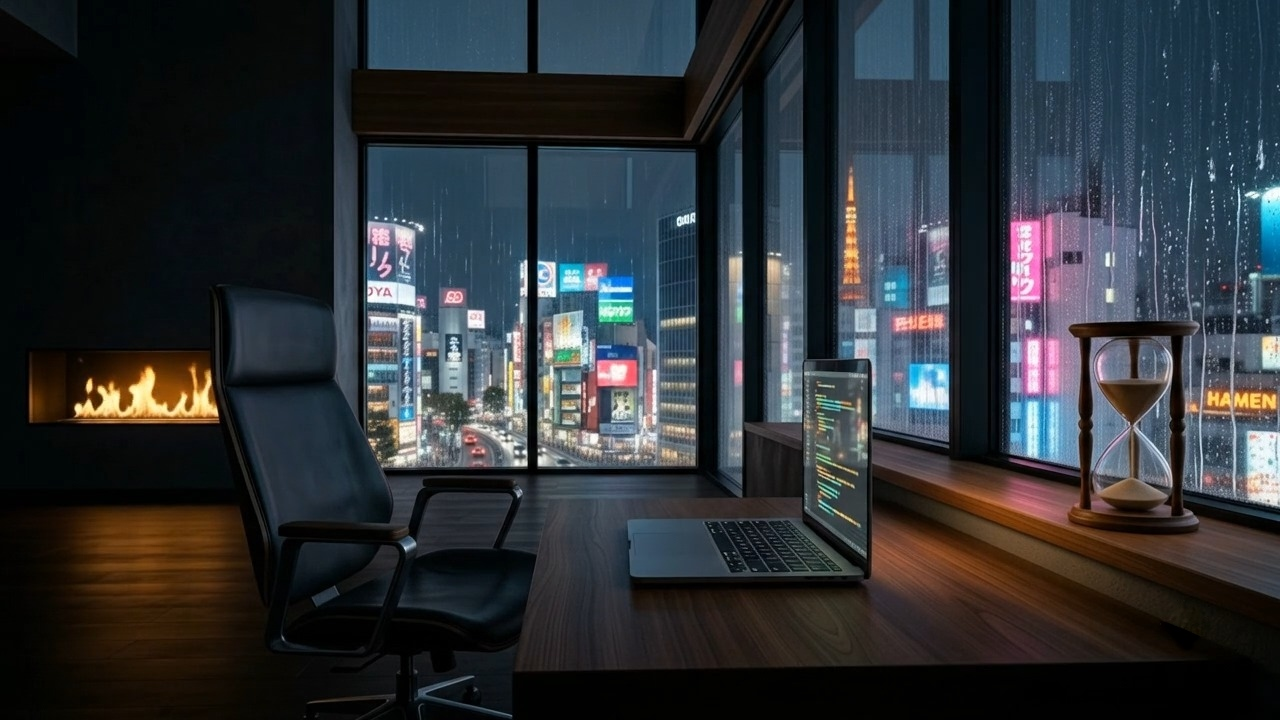
#> input picture stillwave/assets/focus-5010-source.jpg, 1280 x 720 px
$ python focus-5010-thumb.py
#> lines starting #> are read from the running program, lines starting #| are printed output that depends on the picture
#!/usr/bin/env python3
"""
Pomodoro 50/10 — Focus Session thumbnail (16:9, 1280x720).
Text lower-left (figure-8 rule), GOLD #E4C46C (locked Pomodoro exception),
Liberation Serif Bold. Two lines: FOCUS SESSION / 50/10 - 2H.

Source: focus-5010-source.jpg (penthouse + laptop + hourglass + fireplace)
Output: focus-5010-thumb.jpg (1280x720, JPEG q92)
"""

from pathlib import Path
from PIL import Image, ImageDraw, ImageFont

HERE = Path(__file__).parent
SRC  = HERE / "focus-5010-source.jpg"
OUT  = HERE / "focus-5010-thumb.jpg"

W, H = 1280, 720
GOLD = (228, 196, 108)           # #E4C46C — locked Pomodoro gold
FONT = "/usr/share/fonts/truetype/liberation/LiberationSerif-Bold.ttf"

LINE1 = "FOCUS SESSION"
SIZE1 = 84
LINE2 = "50/10 - 2H"
SIZE2 = 56

X = 56
Y1 = 528
Y2 = 632
SPACING = 4


def track(d, xy, text, font, fill, spacing):
    x, y = xy
    for ch in text:
        bb = font.getbbox(ch)
        d.text((x - bb[0], y), ch, font=font, fill=fill)
        x += (bb[2] - bb[0]) + spacing


def main():
    if not SRC.exists():
        raise SystemExit(f"Source not found: {SRC}")

    bg = Image.open(SRC).convert("RGB")
#> bg is the input picture: PIL image 1280x720 RGB; mean R, G, B 46.1, 50.1, 54.1
    if bg.size != (W, H):
        bg = bg.resize((W, H), Image.LANCZOS)

    d = ImageDraw.Draw(bg)
    f1 = ImageFont.truetype(FONT, SIZE1)
    f2 = ImageFont.truetype(FONT, SIZE2)

    track(d, (X, Y1), LINE1, f1, GOLD, SPACING)
    track(d, (X, Y2), LINE2, f2, GOLD, SPACING + 2)

    bg.save(OUT, "JPEG", quality=92, optimize=True, progressive=True)
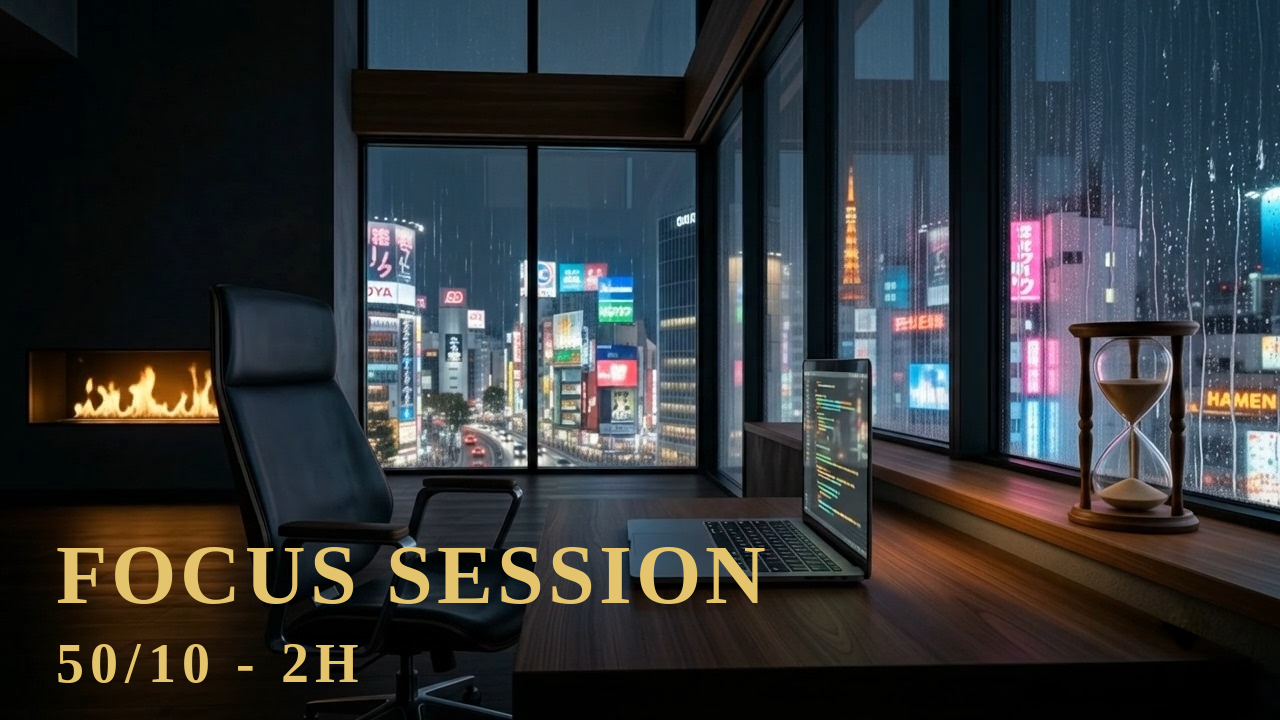
#> saved as focus-5010-thumb.jpg: PIL image 1280x720 RGB; mean R, G, B 49.7, 53.2, 55.6
    print(f"Saved → {OUT}  ({OUT.stat().st_size // 1024} KB)")


if __name__ == "__main__":
    main()

$ run again, with stillwave/assets/fudoshin-shorts-fr2.jpg copied over stillwave/assets/focus-5010-source.jpg
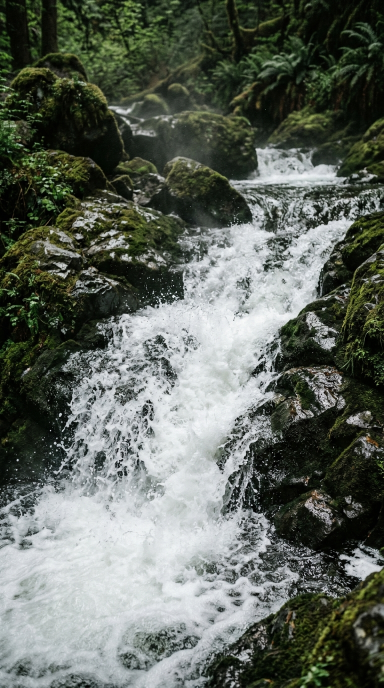
#> input picture stillwave/assets/fudoshin-shorts-fr2.jpg, 768 x 1376 px (shown at 1/2 size)
#> in main, bg is the input picture: PIL image 768x1376 RGB; mean R, G, B 95.6, 102.1, 93.6
#> in main, `bg = bg.resize((W, H), Image.LANCZOS)`:
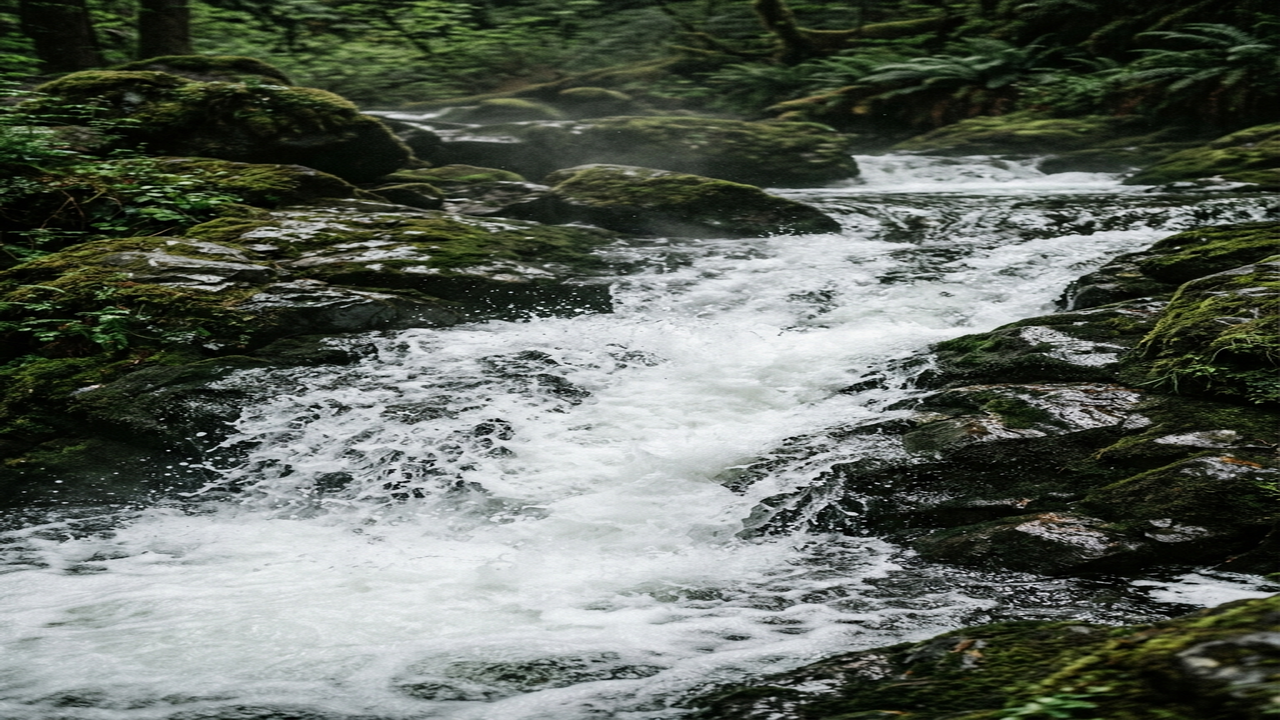
#> bg: PIL image 1280x720 RGB; mean R, G, B 95.7, 102.1, 93.6
#> in main, `bg.save(OUT, "JPEG", quality=92, optimize=True, progressive=True)`:
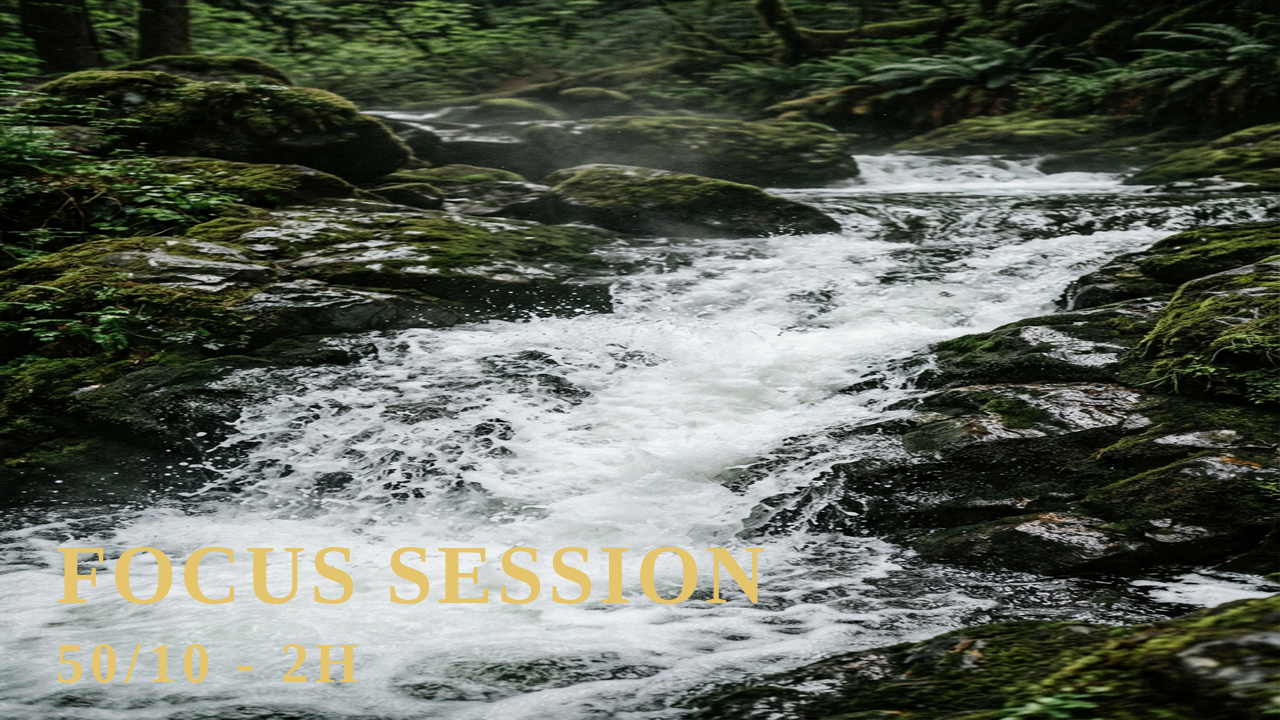
#> saved as focus-5010-thumb.jpg: PIL image 1280x720 RGB; mean R, G, B 96.1, 101.8, 91.7

$ run again, with stillwave/assets/fujin-1h-source.jpg copied over stillwave/assets/focus-5010-source.jpg
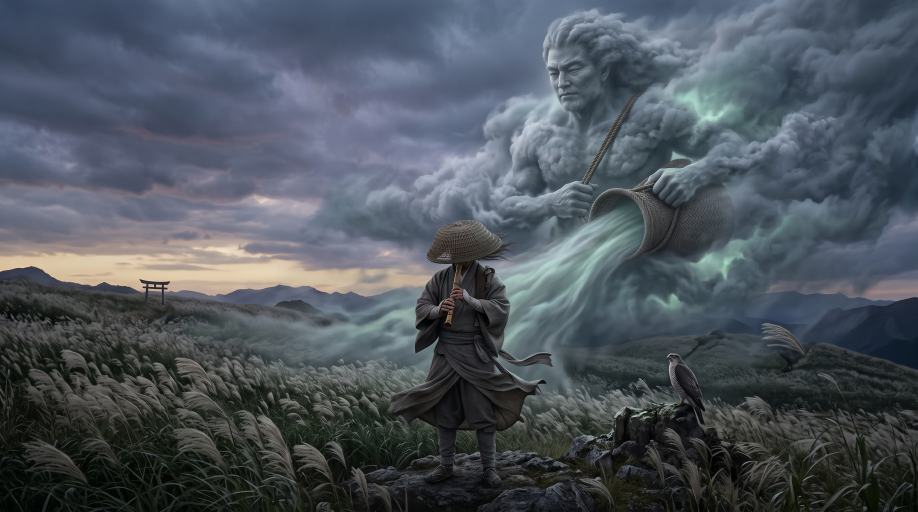
#> input picture stillwave/assets/fujin-1h-source.jpg, 2752 x 1536 px (shown at 1/3 size)
#> in main, bg is the input picture: PIL image 2752x1536 RGB; mean R, G, B 77.8, 85.2, 93.4
#> in main, `bg = bg.resize((W, H), Image.LANCZOS)`:
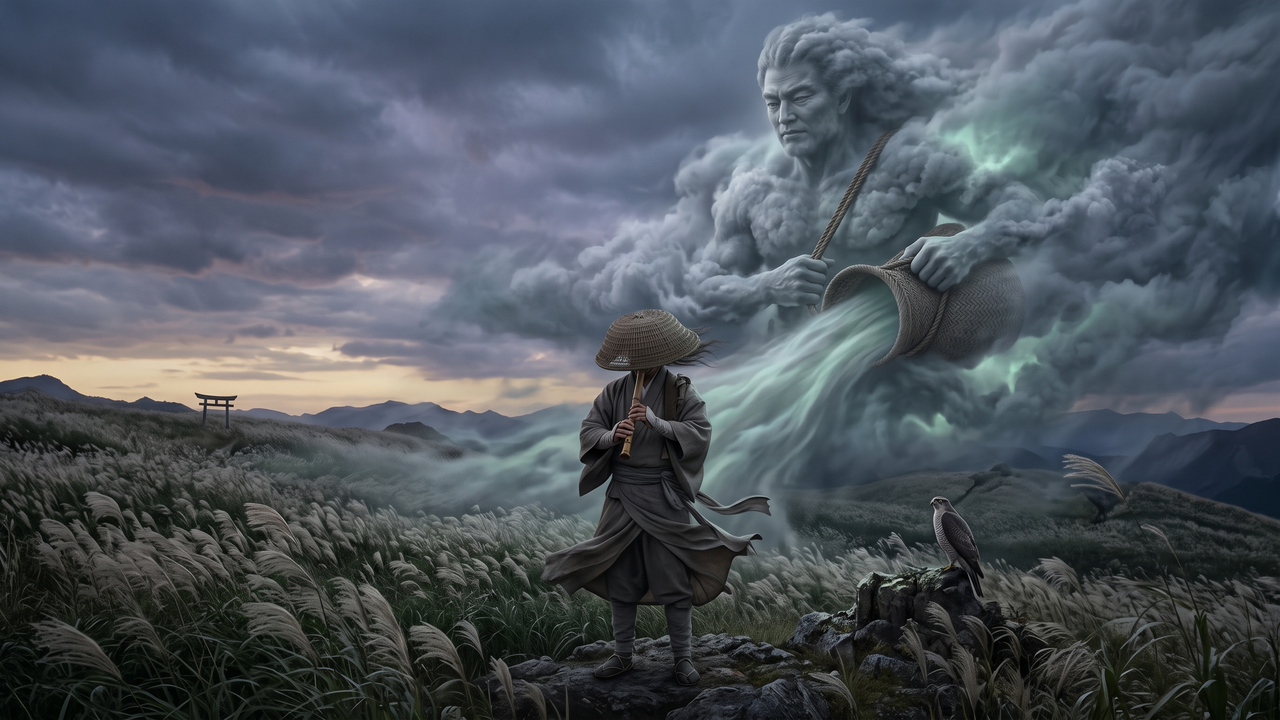
#> bg: PIL image 1280x720 RGB; mean R, G, B 77.8, 85.2, 93.4
#> in main, `bg.save(OUT, "JPEG", quality=92, optimize=True, progressive=True)`:
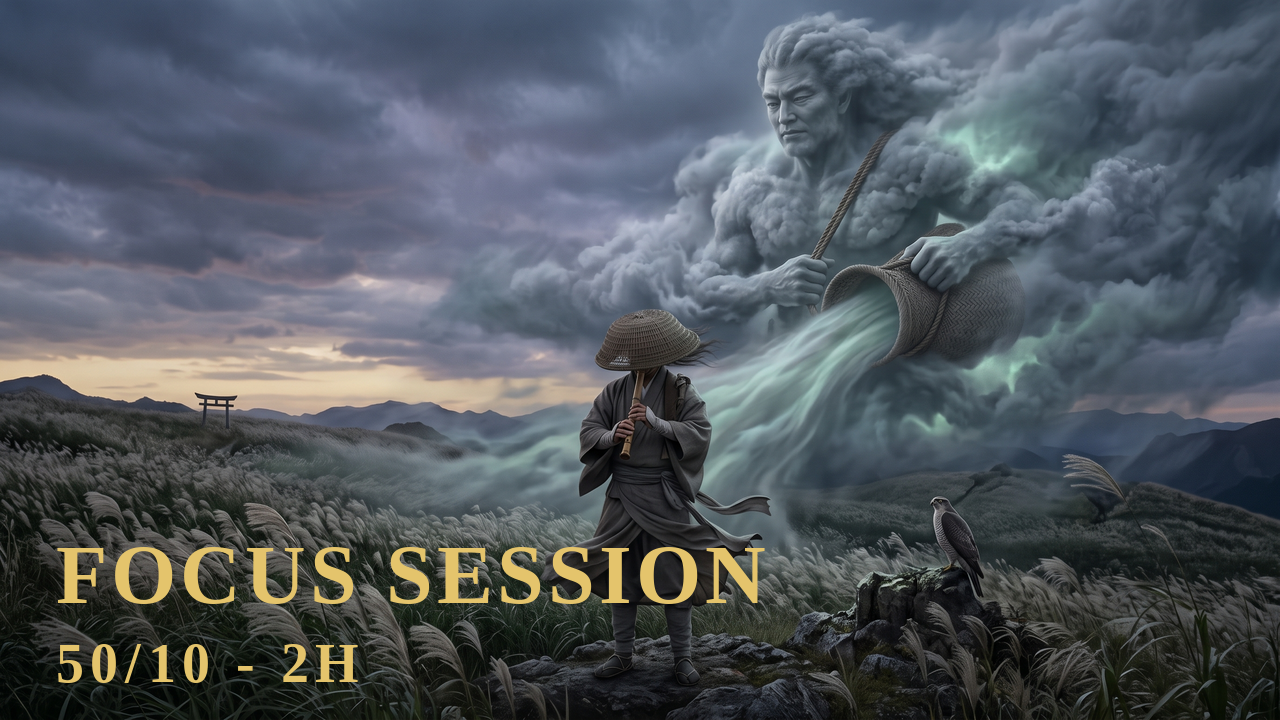
#> saved as focus-5010-thumb.jpg: PIL image 1280x720 RGB; mean R, G, B 81.1, 87.9, 94.6

$ run again, with stillwave/assets/fujin-1h-thumb.jpg copied over stillwave/assets/focus-5010-source.jpg
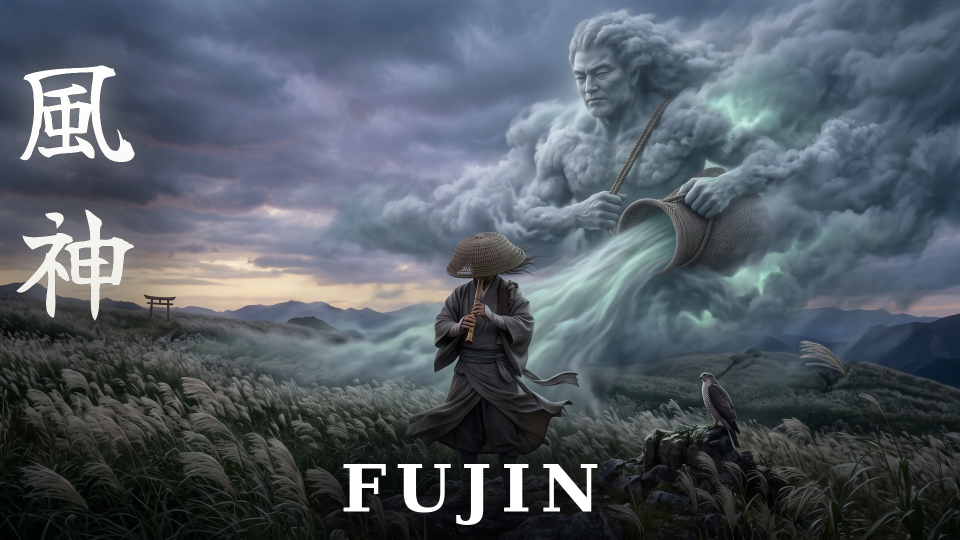
#> input picture stillwave/assets/fujin-1h-thumb.jpg, 1920 x 1080 px (shown at 1/2 size)
#> in main, bg is the input picture: PIL image 1920x1080 RGB; mean R, G, B 83, 91.5, 100.5
#> in main, `bg = bg.resize((W, H), Image.LANCZOS)`:
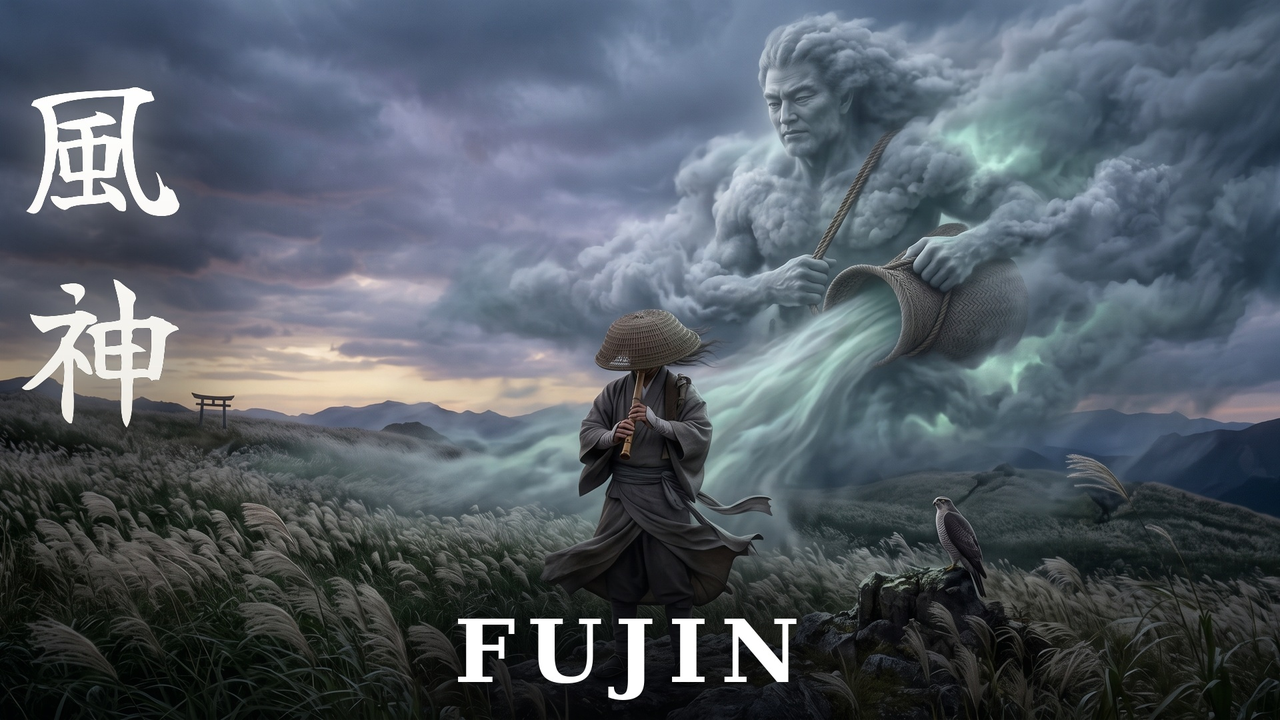
#> bg: PIL image 1280x720 RGB; mean R, G, B 83, 91.5, 100.4
#> in main, `bg.save(OUT, "JPEG", quality=92, optimize=True, progressive=True)`:
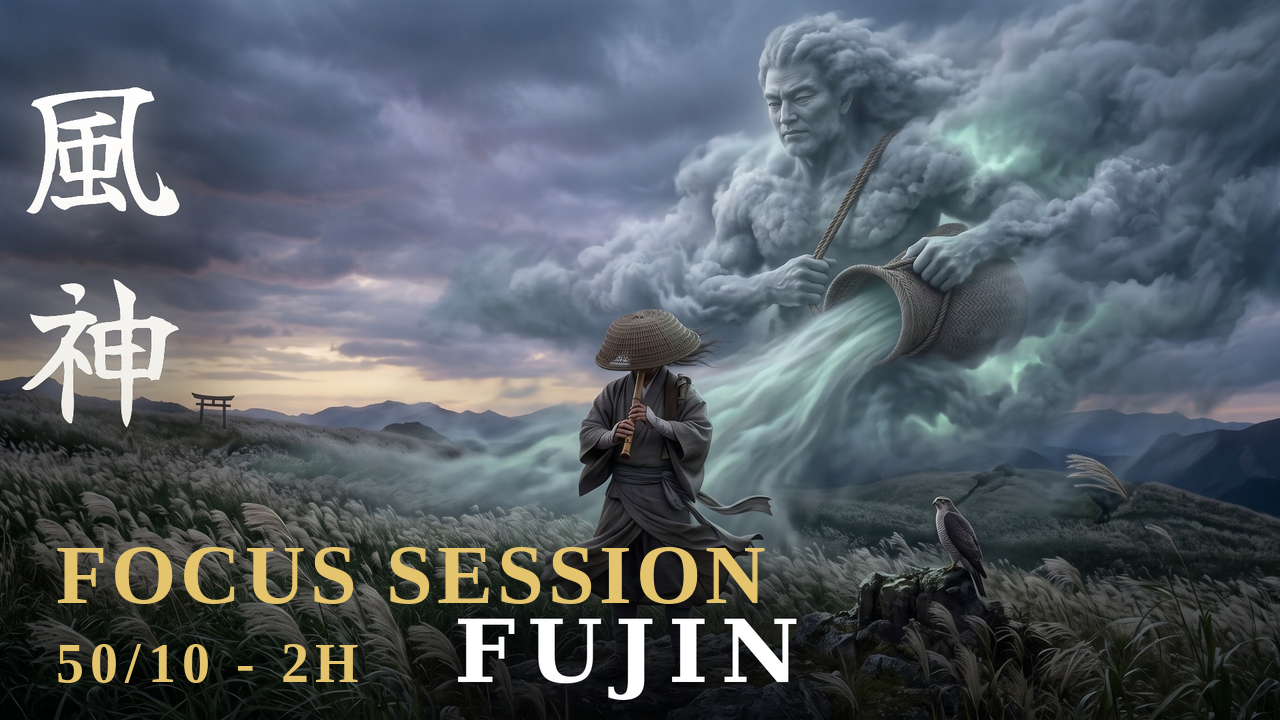
#> saved as focus-5010-thumb.jpg: PIL image 1280x720 RGB; mean R, G, B 86.5, 94.3, 101.7
